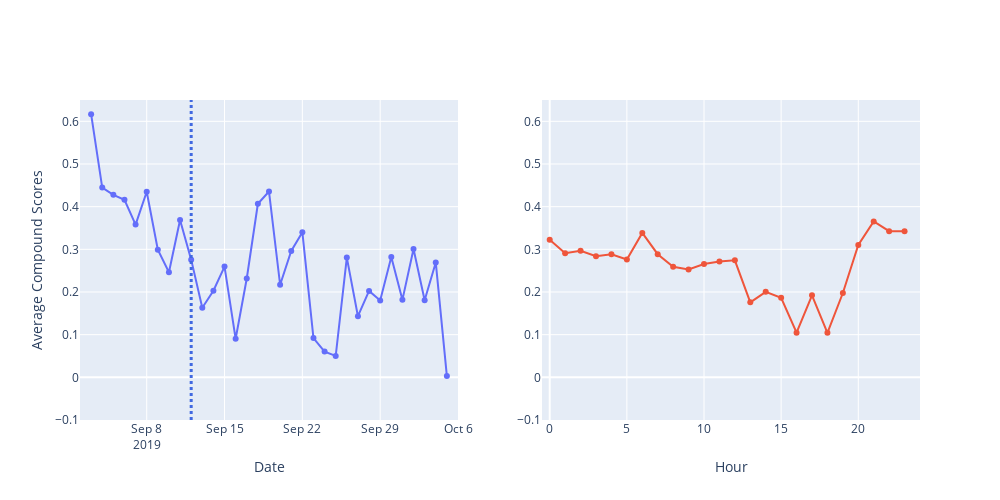

Here is the notebook cell this chart was saved with:
### Code cell
from plotly.subplots import make_subplots

fig = make_subplots(rows=1, cols=2)

fig.add_trace(go.Scatter(x = senti_date.index,
                         y = senti_date.values,
                         mode = "lines+markers",
                         name = "citations"), row=1, col=1)

fig.add_trace(go.Scatter(x = senti_hour.index,
                         y = senti_hour.values,
                         mode = "lines+markers",
                        name = "citations"), row=1, col=2)

fig.update_xaxes(title_text="Hour",range=[-0.5,24],row=1, col=2)
fig.update_xaxes(title_text="Date",range=['2019-09-02','2019-10-06'], row=1, col=1)

fig.update_yaxes(title_text="Average Compound Scores", range=[-0.1,0.65], row=1, col=1)
fig.update_yaxes(range=[-0.1,0.65], row=1, col=2)

fig.update_layout(
    shapes=[
        # Line Vertical
        go.layout.Shape(
            type="line",
            x0="2019-09-12",
            y0=-0.1,
            x1="2019-09-12",
            y1=0.65,
            line=dict(color="RoyalBlue",width=3,dash="dot"),
            layer='above')
    ]
)
fig.update_layout(height=500, width=1000,showlegend=False)
#fig.update_layout(height=500, width=1000, title_text="Vader Sentiment Analysis: Average Compound Scores",showlegend=False)
fig.show()

### Figure 1 — Plotly figure (JSON) as saved in the notebook; plotly's stock layout.template omitted (floating-point values rounded to 4 significant figures)
{"data": [{"mode": "lines+markers", "name": "citations", "type": "scatter", "x": ["2019-09-03", "2019-09-04", "2019-09-05", "2019-09-06", "2019-09-07", "2019-09-08", "2019-09-09", "2019-09-10", "2019-09-11", "2019-09-12", "2019-09-13", "2019-09-14", "2019-09-15", "2019-09-16", "2019-09-17", "2019-09-18", "2019-09-19", "2019-09-20", "2019-09-21", "2019-09-22", "2019-09-23", "2019-09-24", "2019-09-25", "2019-09-26", "2019-09-27", "2019-09-28", "2019-09-29", "2019-09-30", "2019-10-01", "2019-10-02", "2019-10-03", "2019-10-04", "2019-10-05"], "xaxis": "x", "y": [0.6168, 0.4447, 0.4277, 0.416, 0.3581, 0.435, 0.299, 0.2462, 0.3686, 0.2758, 0.1631, 0.203, 0.2596, 0.09037, 0.2316, 0.4067, 0.4355, 0.217, 0.2963, 0.3401, 0.09209, 0.06032, 0.05021, 0.2807, 0.1433, 0.2026, 0.1802, 0.282, 0.1816, 0.3008, 0.1808, 0.2692, 0.002856], "yaxis": "y"}, {"mode": "lines+markers", "name": "citations", "type": "scatter", "x": [0, 1, 2, 3, 4, 5, 6, 7, 8, 9, 10, 11, 12, 13, 14, 15, 16, 17, 18, 19, 20, 21, 22, 23], "xaxis": "x2", "y": [0.3227, 0.291, 0.2967, 0.2838, 0.2882, 0.276, 0.3385, 0.2886, 0.259, 0.2529, 0.2654, 0.2716, 0.2742, 0.1757, 0.2004, 0.1863, 0.1046, 0.1922, 0.1044, 0.1976, 0.3102, 0.3655, 0.3427, 0.3426], "yaxis": "y2"}], "layout": {"height": 500, "shapes": [{"layer": "above", "line": {"color": "RoyalBlue", "dash": "dot", "width": 3}, "type": "line", "x0": "2019-09-12", "x1": "2019-09-12", "y0": -0.1, "y1": 0.65}], "showlegend": false, "width": 1000, "xaxis": {"anchor": "y", "domain": [0, 0.45], "range": ["2019-09-02", "2019-10-06"], "title": {"text": "Date"}}, "xaxis2": {"anchor": "y2", "domain": [0.55, 1], "range": [-0.5, 24], "title": {"text": "Hour"}}, "yaxis": {"anchor": "x", "domain": [0, 1], "range": [-0.1, 0.65], "title": {"text": "Average Compound Scores"}}, "yaxis2": {"anchor": "x2", "domain": [0, 1], "range": [-0.1, 0.65]}}}
